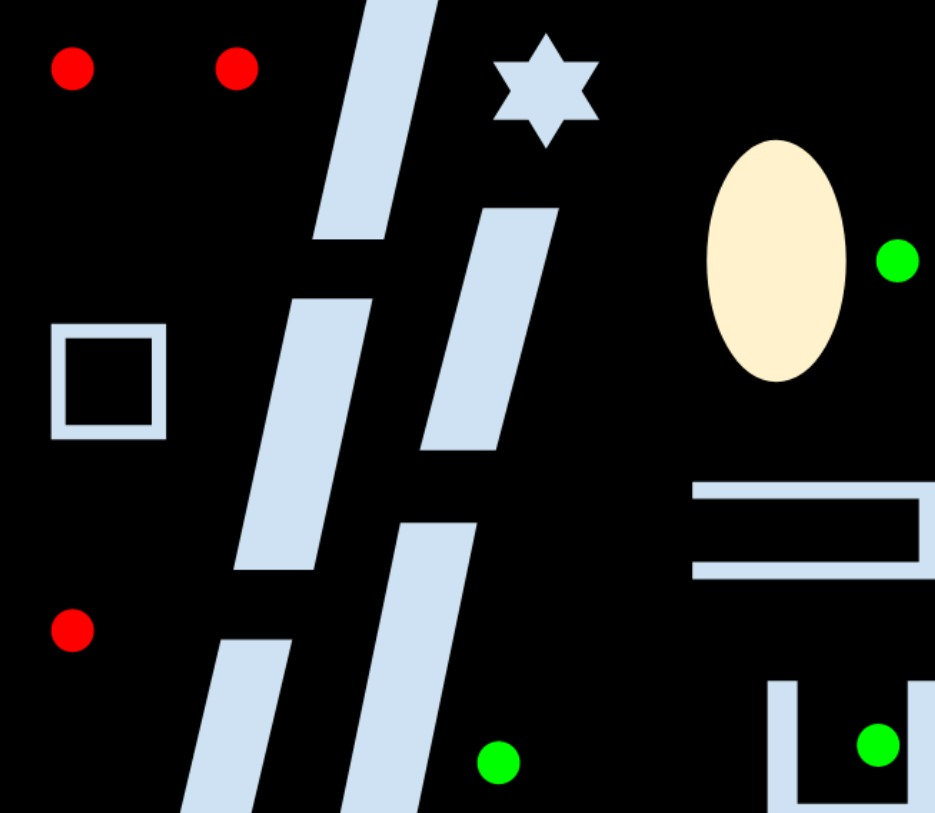
#> input picture Task3/krssg2.jpeg, 935 x 813 px
$ python 'RRT*2.py'
#> lines starting #> are read from the running program, lines starting #| are printed output that depends on the picture; after the words box and inside, x2 and y2 are one past the last pixel; in counts of white or black regions, pixels touching at a corner belong together
import cv2
import numpy as np
from PIL import Image
import math
import matplotlib.pyplot as plt
import matplotlib.image as mpimg
import imutils
import random

class RRT:
    """
    Class for RRT planning
    """

    class Node:
        """
        RRT Node
        """

        # [275 lines left out: functions __init__, __init__, conntrees, planning, parent, steer and 8 more, not called in this run]

    def calc_new_cost(self, from_node, to_node):
        d, _ = self.calc_distance_and_angle(from_node, to_node)
        return from_node.cost + d

    # [11 lines left out: function propagate_cost_to_leaves, not called in this run]
source = []
dest = []
ind = []
image = cv2.imread('krssg2.jpeg')
#> image is the input picture: shape (813, 935, 3); mean B, G, R 46.2, 46.1, 43.6
gray = cv2.cvtColor(image, cv2.COLOR_BGR2GRAY)
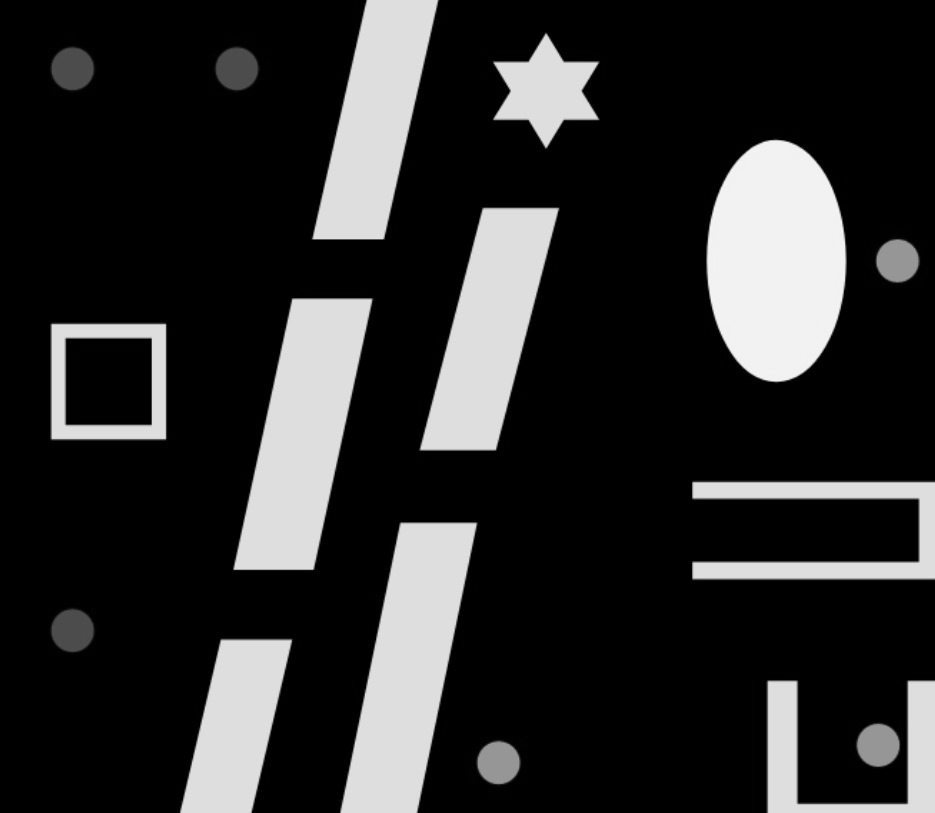
#> gray: shape (813, 935); min 0, max 248, mean 45.4
blurred = cv2.GaussianBlur(gray, (5, 5), 0)
thresh = cv2.threshold(blurred, 60, 255, cv2.THRESH_BINARY)[1]
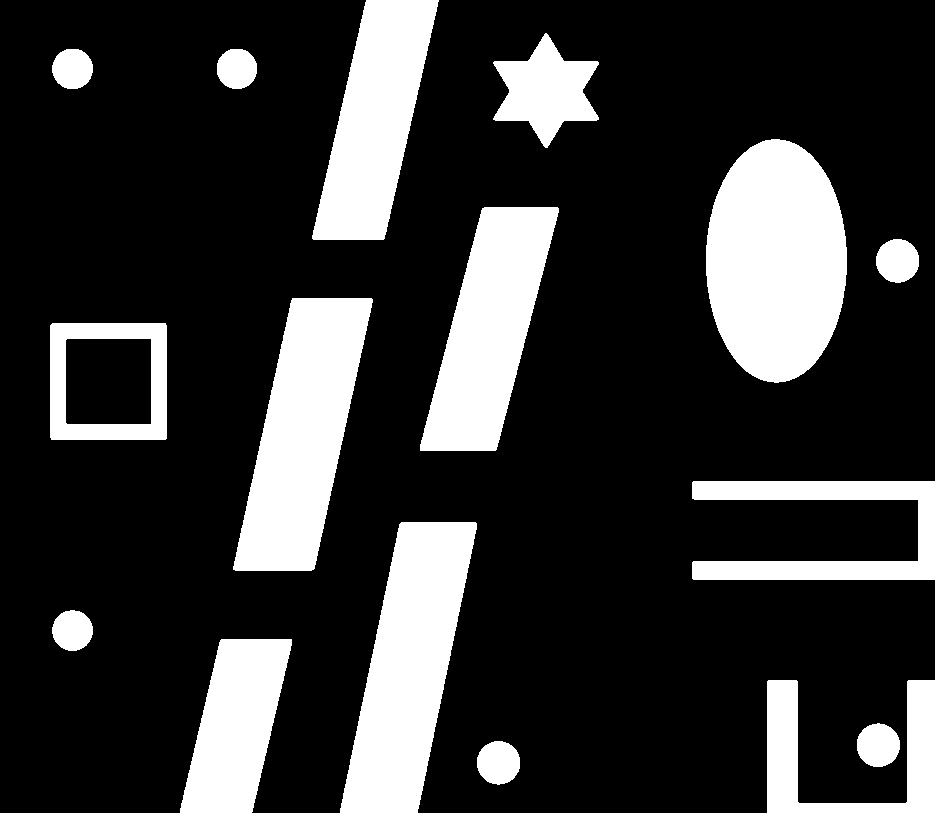
#> thresh: shape (813, 935); 21.3% white; 16 white regions
cnts = cv2.findContours(thresh.copy(), cv2.RETR_EXTERNAL,cv2.CHAIN_APPROX_SIMPLE)
#> cnts = 16 contours; largest, box (x1, y1, x2, y2) and area: (706, 139, 847, 383) 26716, (340, 522, 477, 813) 22438, (233, 298, 373, 571) 22000, (420, 207, 559, 451) 18656, (312, 0, 439, 240) 17269
cnts = imutils.grab_contours(cnts)
h,w = image.shape[:2]
#> h = 813; w = 935
print("Height = {},  Width = {}".format(h, w))
#| Height = 813,  Width = 935
for c in cnts:
    M = cv2.moments(c)
    cX = int(M["m10"] / M["m00"])
    cY = int(M["m01"] / M["m00"])
    if image[cY,cX,0] == 0 and image[cY,cX,1] == 0 and image[cY,cX,2] == 254:
        source.append([cX,cY])
        ind.append(c)
    if image[cY,cX,0] == 1 and image[cY,cX,1] == 255 and image[cY,cX,2] == 0:
        dest.append([cX,cY])
        ind.append(c)
#> this loop made 16 passes
#> (cX, cY) on passes 1 to 12: (498, 762), (877, 744), (848, 753), (235, 725), (72, 630), (408, 667), (824, 530), (108, 381), (302, 433), (897, 260), (488, 328), (775, 260)
#> after the loop, dest = [[498, 762], [877, 744], [897, 260]]; ind = 6 contours; box (x1, y1, x2, y2) and area: (876, 239, 919, 283) 1428, (477, 741, 520, 785) 1424, (857, 723, 900, 767) 1424, (52, 610, 93, 651) 1250, (52, 49, 93, 89) 1249, (217, 49, 257, 89) 1236; source = [[72, 630], [236, 68], [72, 68]]
for i in ind:
#> (the run stopped early here; a loop or call above may not have finished)
